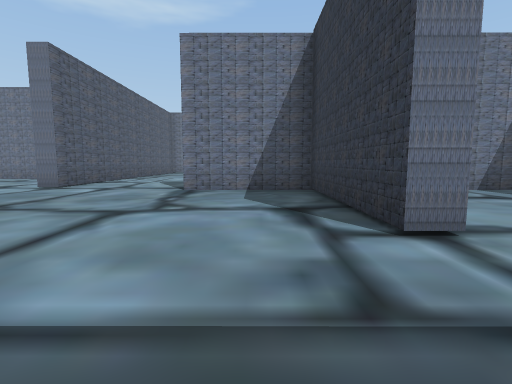
view 1 (above)

24 first-person views from a walk through a Unity game level. The camera is 1.2 m above the floor, tilts 6° down and sees 85° across. The floor is counted in squares, 2 m on a side. Each view is taken from the middle of a square. On the plan, view 1 faces up. The plan holds only what a view shows up to about 9 squares ahead; the rest is blank. The place goes on beyond the plan. The player is left out.

view 2
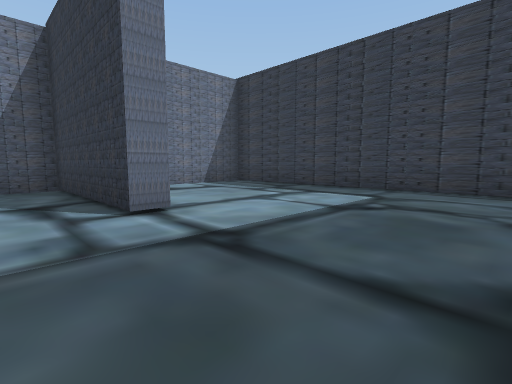

view 3
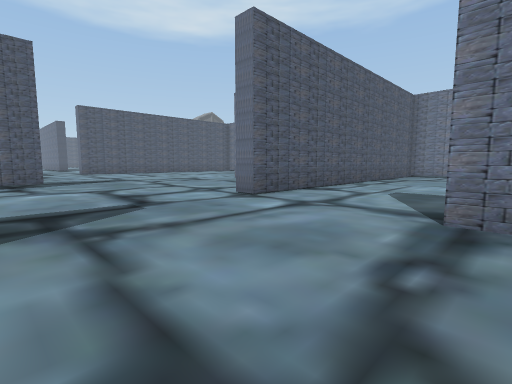

view 4
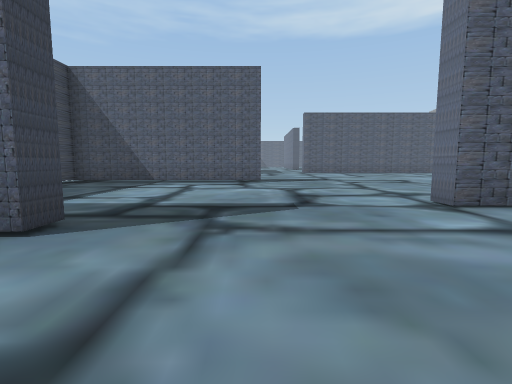

view 5
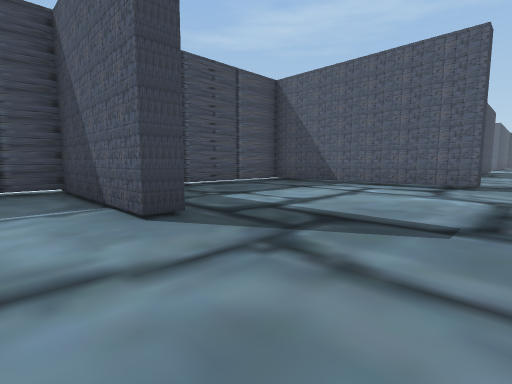

view 6
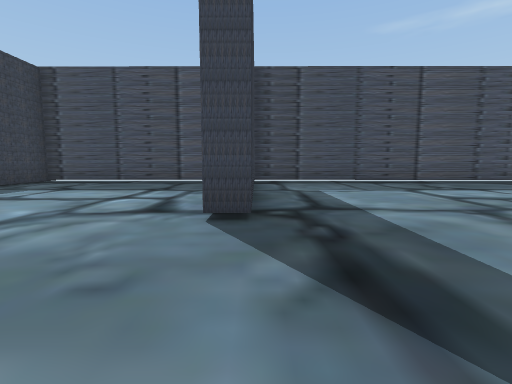

view 7
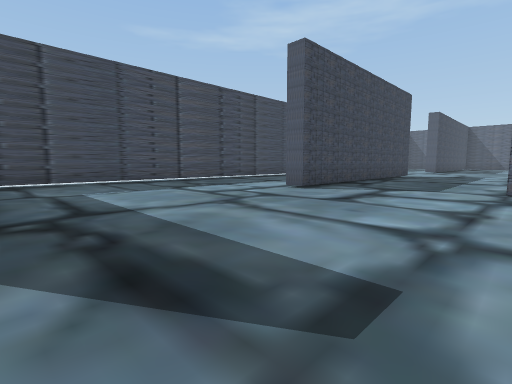

view 8
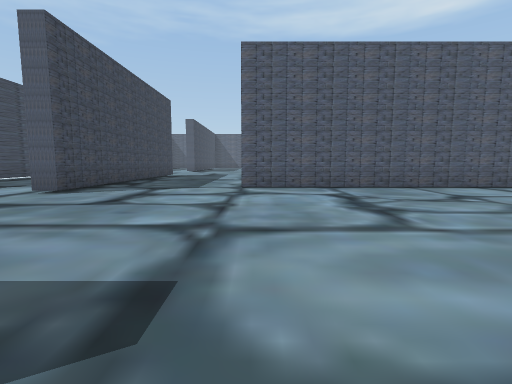

view 9
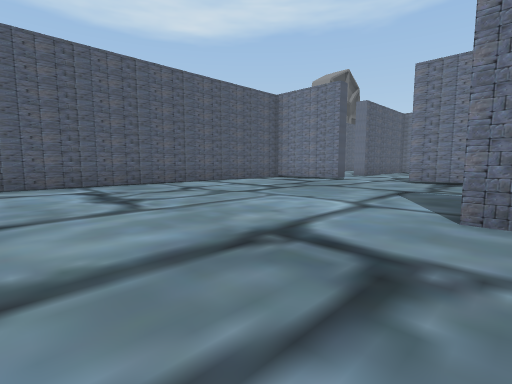

view 10
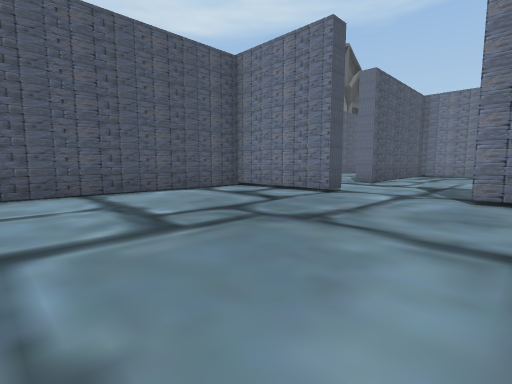

view 11
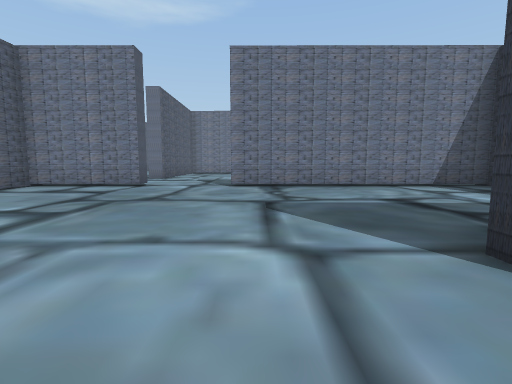

view 12
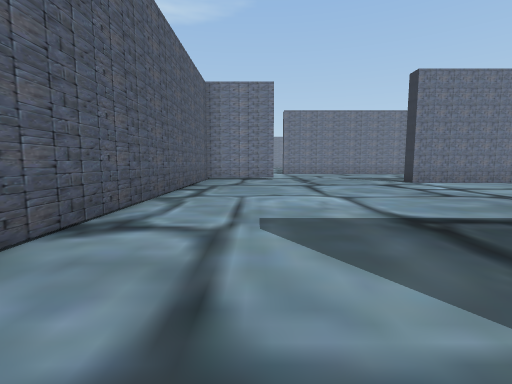

view 13
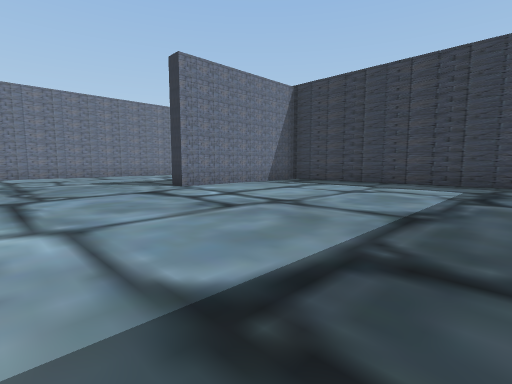

view 14
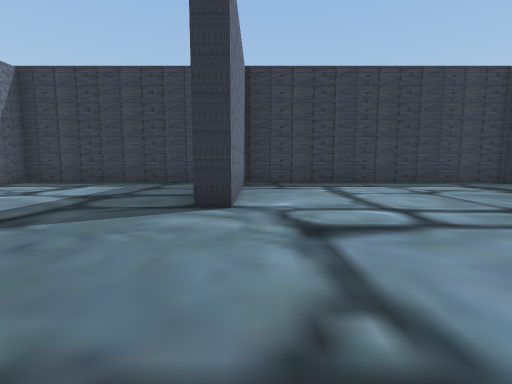

view 15
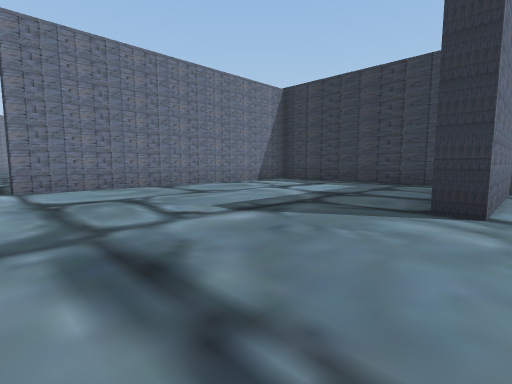

view 16
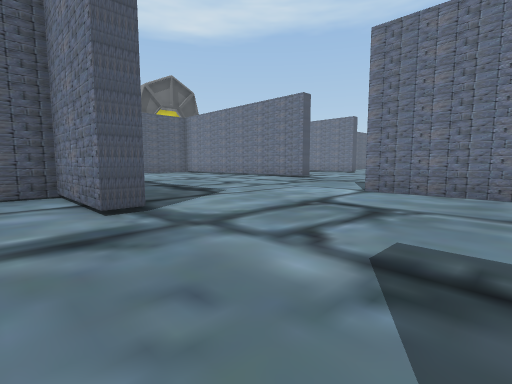

view 17
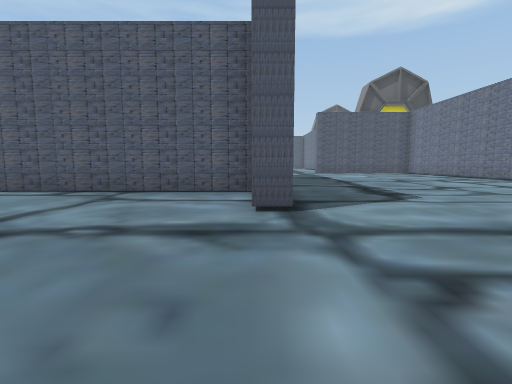

view 18
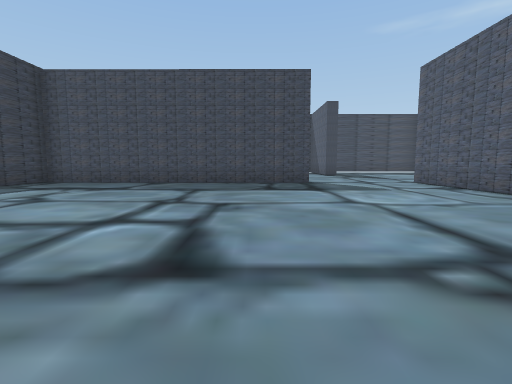

view 19
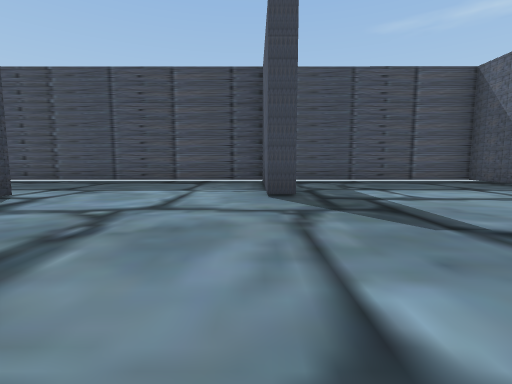

view 20
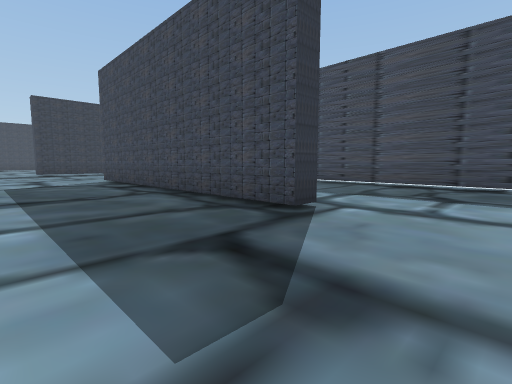

view 21
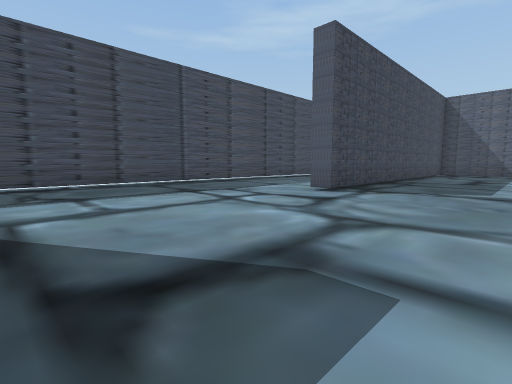

view 22
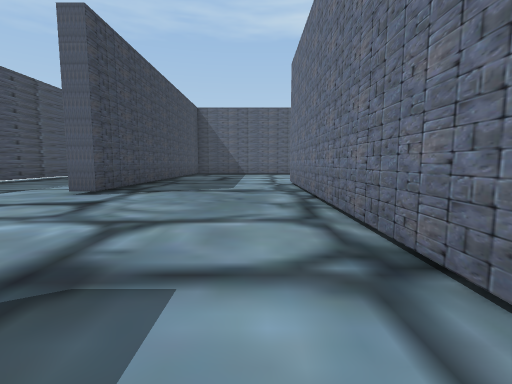

view 23
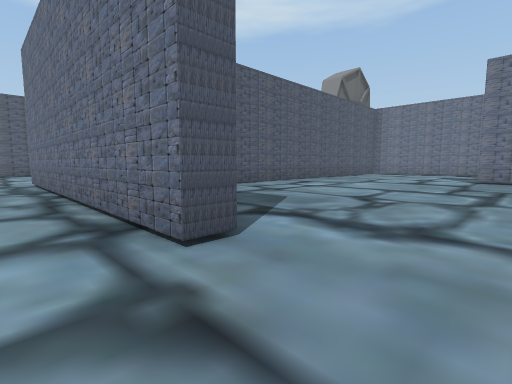

view 24
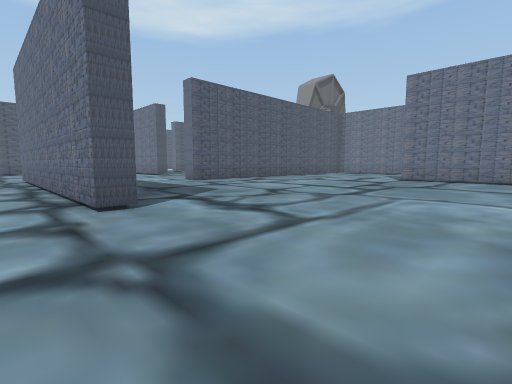

### Floor plan
Points are (right, up) in squares from view 1. A wall is a line through its corners. A room is listed if a view was taken in it or the views show most of it. See-through windows are left out.
Room 1 (views 1, 2, 3, 4, 5, 6, 7, 8, 9, 10, 11, 12, 20)
walls: (-10, 2) (-10, 4.1) (-9.5, 4.1) (-9.5, -1.5) (-3.7, -1.5) (-3.7, 0.2); (-16.4, 3.2) (-15.4, 3.2) (-15.4, 2.6); (-9, 10.3) (-9.5, 10.3); (-4.7, 6.7) (-5.2, 6.7); (-17.8, -1.4) (-9.9, -1.5); (-3.8, 2.1) (-3.2, 2.1) (-3.2, -1.5) (4.6, -1.5); (-22.9, 2.6) (-22.9, 3.2); (-23.7, 7) (-27.4, 7); (-13.9, 16) (-16.6, 16) (-16.6, 6.6); (-5.1, 16) (-11.6, 16); (1.8, 2.2) (1.2, 2.2) (1.2, 6.1) (-1.7, 6.1); (-28.2, 3) (-28.2, 2.5); (-28.4, -1.4) (-20.2, -1.4); (5.7, 6.1) (3.7, 6.1); (6.3, -0.8) (6.3, 5.6); (-32.1, -1.4) (-31.1, -1.4)
ways out: opening at (-12.5, 16) to room 2; opening at (-3, 6.3) to room 2; opening at (-28.3, 5) to room 3; opening at (-22.3, 5) to room 3; opening at (-17, 5) to room 3
Room 2 (views 13, 14, 15, 16, 17, 18, 19)
walls: (-2.4, 16.5) (-2.4, 16) (-4.7, 16) (-4.7, 6.7); (6.3, 15.8) (6.3, 20.8) (-1.5, 20.8) (-1.5, 21.3); (-1.7, 6.6) (6.3, 6.6) (6.3, 14.3) (1.7, 14.3) (1.7, 14.9); (-13.9, 16.6) (-13.9, 16); (-14.5, 20.4) (-14.5, 19.4)
ways out: opening at (-12.5, 16) to room 1; opening at (-3, 6.3) to room 1; opening at (-15, 18) to room 3
Room 3 (views 21, 22, 23, 24)
walls: (-28.2, 12.9) (-28.2, 11.2); (-20.4, 16) (-23.3, 16); (-23.7, 7.6) (-23.7, 7); (-27.4, 7) (-31.3, 7); (-22.9, 3.2) (-16.4, 3.2); (-14.5, 19.4) (-15, 19.4); (-32.9, 3) (-28.2, 3)
ways out: opening at (-28.3, 5) to room 1; opening at (-22.3, 5) to room 1; opening at (-17, 5) to room 1; opening at (-15, 18) to room 2

Where each view was taken, in squares from view 1:
view 1: 0 up, 0 right, facing up
view 2: 1 down, 0 right, facing up-right
view 3: 3 up, 1 left, facing up-left
view 4: 4 up, 1 left, facing left
view 5: 5 up, 2 left, facing down-left
view 6: 7 up, 10 left, facing down
view 7: 7 up, 10 left, facing down-left
view 8: 7 up, 10 left, facing left
view 9: 7 up, 9 left, facing up-left
view 10: 11 up, 11 left, facing up-left
view 11: 9 up, 11 left, facing up
view 12: 6 up, 3 left, facing up
view 13: 8 up, 2 left, facing up-right
view 14: 14 up, 2 left, facing right
view 15: 14 up, 2 left, facing up-right
view 16: 15 up, 1 right, facing up-left
view 17: 16 up, 1 right, facing left
view 18: 15 up, 0 right, facing down
view 19: 7 up, 3 left, facing down
view 20: 6 up, 25 left, facing down-right
view 21: 6 up, 23 left, facing down-left
view 22: 6 up, 23 left, facing left
view 23: 6 up, 22 left, facing up-left
view 24: 6 up, 20 left, facing up-left
